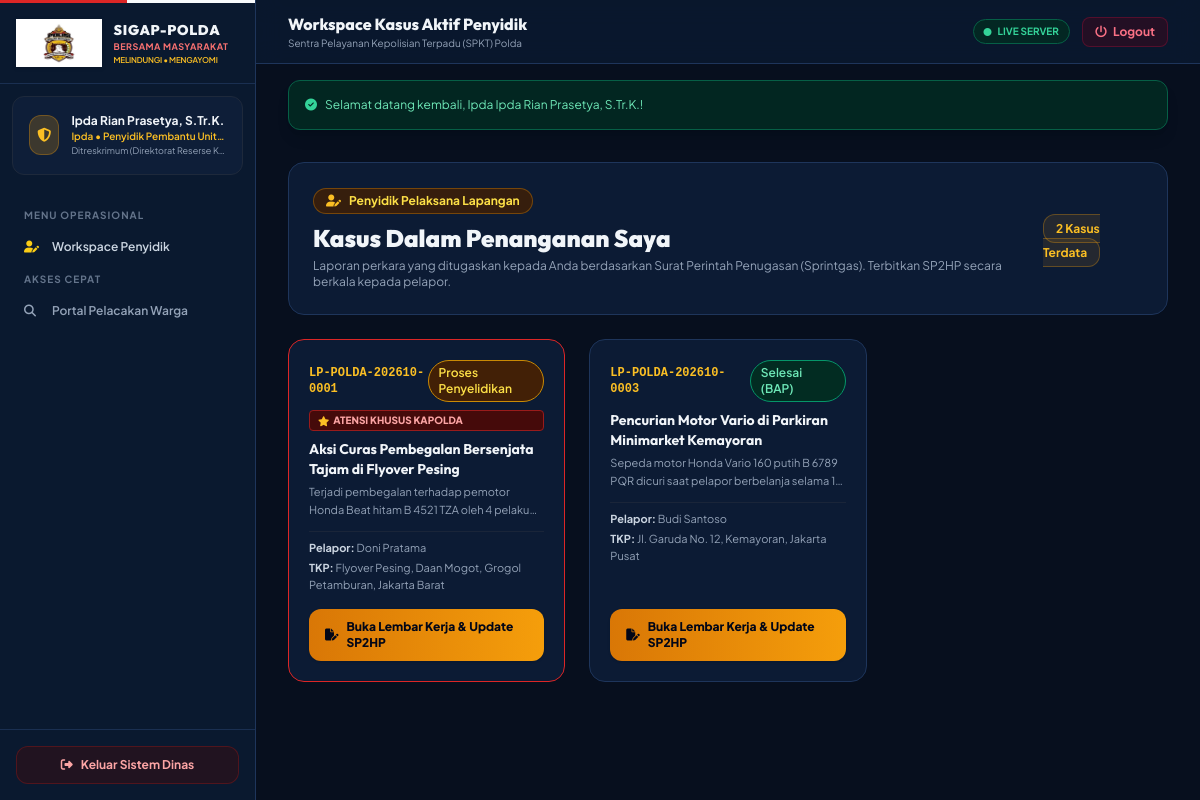
The page /public/investigator (signed in) on the database its author committed.
### tables this page shows
CREATE TABLE IF NOT EXISTS `users` (
    `id` INT AUTO_INCREMENT PRIMARY KEY,
    `nrp` VARCHAR(50) NULL UNIQUE COMMENT 'Nomor Registrasi Pokok Anggota Polri (kosong jika warga)',
    `nik` VARCHAR(16) NULL UNIQUE COMMENT 'NIK KTP Pelapor (kosong jika personil dinas)',
    `name` VARCHAR(150) NOT NULL,
    `email` VARCHAR(100) NULL,
    `phone` VARCHAR(25) NOT NULL,
    `password_hash` VARCHAR(255) NOT NULL,
    `role` ENUM(
        'ROLE_CITIZEN',
        'ROLE_SPKT_OPERATOR',
        'ROLE_CYBER_HUMAS',
        'ROLE_SATKER_HEAD',
        'ROLE_SATKER_ADMIN',
        'ROLE_INVESTIGATOR',
        'ROLE_INTERNAL_AFFAIRS',
        'ROLE_EXECUTIVE',
        'ROLE_SUPERADMIN'
    ) NOT NULL DEFAULT 'ROLE_CITIZEN',
    `satker_id` INT NULL,
    `rank` VARCHAR(50) NULL COMMENT 'Pangkat Personil: Bripka, Iptu, Kombes, Irjen, dll',
    `position` VARCHAR(100) NULL COMMENT 'Jabatan struktural',
    `avatar_url` VARCHAR(255) NULL,
    `is_active` TINYINT(1) NOT NULL DEFAULT 1,
    `created_at` TIMESTAMP DEFAULT CURRENT_TIMESTAMP,
    `updated_at` TIMESTAMP DEFAULT CURRENT_TIMESTAMP ON UPDATE CURRENT_TIMESTAMP,
    CONSTRAINT `fk_users_satker` FOREIGN KEY (`satker_id`) REFERENCES `satkers`(`id`) ON DELETE SET NULL,
    INDEX `idx_users_role` (`role`),
    INDEX `idx_users_nik` (`nik`),
    INDEX `idx_users_phone` (`phone`)
);

CREATE TABLE IF NOT EXISTS `satkers` (
    `id` INT AUTO_INCREMENT PRIMARY KEY,
    `parent_id` INT NULL,
    `type` ENUM('POLDA', 'DIREKTORAT', 'POLRES', 'POLSEK') NOT NULL DEFAULT 'POLRES',
    `code` VARCHAR(50) NOT NULL UNIQUE,
    `name` VARCHAR(150) NOT NULL,
    `address` TEXT NULL,
    `phone` VARCHAR(30) NULL,
    `latitude` DECIMAL(10, 8) NULL,
    `longitude` DECIMAL(11, 8) NULL,
    `created_at` TIMESTAMP DEFAULT CURRENT_TIMESTAMP,
    CONSTRAINT `fk_satkers_parent` FOREIGN KEY (`parent_id`) REFERENCES `satkers`(`id`) ON DELETE SET NULL
);

CREATE TABLE IF NOT EXISTS `reports` (
    `id` INT AUTO_INCREMENT PRIMARY KEY,
    `ticket_number` VARCHAR(50) NOT NULL UNIQUE COMMENT 'Format: LP-POLDA-YYYYMM-XXXX',
    `security_pin` VARCHAR(6) NOT NULL COMMENT 'PIN 6-digit untuk pelacakan tiket publik',
    `source_channel` ENUM(
        'WEB_PORTAL',
        'WHATSAPP_BOT',
        'TWITTER_X',
        'INSTAGRAM',
        'FACEBOOK',
        'TIKTOK',
        'CALL_CENTER_110'
    ) NOT NULL DEFAULT 'WEB_PORTAL',
    `social_feed_id` INT NULL,
    `social_post_url` VARCHAR(255) NULL,
    `reporter_id` INT NULL,
    `is_anonymous` TINYINT(1) NOT NULL DEFAULT 0 COMMENT '1: Rahasiakan identitas dari publik/terlapor',
    `reporter_name_raw` VARCHAR(150) NOT NULL,
    `reporter_nik_raw` VARCHAR(16) NULL,
    `reporter_phone` VARCHAR(25) NOT NULL,
    `category_id` INT NOT NULL,
    `title` VARCHAR(200) NOT NULL,
    `description` TEXT NOT NULL,
    `incident_date` DATE NOT NULL,
    `incident_time` TIME NULL,
    `incident_location` TEXT NOT NULL,
    `latitude` DECIMAL(10, 8) NULL,
    `longitude` DECIMAL(11, 8) NULL,
    `current_satker_id` INT NULL,
    `assigned_investigator_id` INT NULL,
    `status` ENUM(
        'DRAFT',
        'SUBMITTED',
        'VERIFIED_SPKT',
        'DISPATCHED',
        'ASSIGNED',
        'INVESTIGATING',
        'CLOSED',
        'REJECTED'
    ) NOT NULL DEFAULT 'SUBMITTED',
    `urgency_level` ENUM('NORMAL', 'HIGH', 'EMERGENCY') NOT NULL DEFAULT 'NORMAL',
    `is_kapolda_attention` TINYINT(1) NOT NULL DEFAULT 0,
    `kapolda_attention_at` DATETIME NULL,
    `rejection_reason` TEXT NULL,
    `sla_deadline` DATETIME NULL,
    `closed_at` DATETIME NULL,
    `created_at` TIMESTAMP DEFAULT CURRENT_TIMESTAMP,
    `updated_at` TIMESTAMP DEFAULT CURRENT_TIMESTAMP ON UPDATE CURRENT_TIMESTAMP,
    CONSTRAINT `fk_reports_reporter` FOREIGN KEY (`reporter_id`) REFERENCES `users`(`id`) ON DELETE SET NULL,
    CONSTRAINT `fk_reports_category` FOREIGN KEY (`category_id`) REFERENCES `report_categories`(`id`),
    CONSTRAINT `fk_reports_satker` FOREIGN KEY (`current_satker_id`) REFERENCES `satkers`(`id`) ON DELETE SET NULL,
    CONSTRAINT `fk_reports_investigator` FOREIGN KEY (`assigned_investigator_id`) REFERENCES `users`(`id`) ON DELETE SET NULL,
    CONSTRAINT `fk_reports_social` FOREIGN KEY (`social_feed_id`) REFERENCES `social_feeds`(`id`) ON DELETE SET NULL,
    INDEX `idx_reports_ticket` (`ticket_number`),
    INDEX `idx_reports_status` (`status`),
    INDEX `idx_reports_kapolda` (`is_kapolda_attention`),
    INDEX `idx_reports_created` (`created_at`)
);

### app/views/backoffice/investigator_list.php (the view, shortened to what the rows shown need)
<div class="space-y-6">
  <div class="flex flex-col sm:flex-row sm:items-center justify-between gap-4 polri-glass-card p-6 rounded-2xl border border-[#1E355B]">
    <div>
      <h2 class="text-xl sm:text-2xl font-black text-slate-100 font-heading">
        Kasus Dalam Penanganan Saya
      </h2>
    </div>
  </div>
  <div class="grid md:grid-cols-2 lg:grid-cols-3 gap-6">
    <?php if (empty($reports)): ?>
      <div class="col-span-full text-center py-12 polri-glass-card rounded-2xl text-slate-500 text-xs">
        <i class="fas fa-folder-open text-3xl mb-2 text-slate-600 block"></i>
        Saat ini tidak ada laporan perkara yang sedang Anda tangani.
      </div>
    <?php else: ?>
      <?php foreach ($reports as $r): ?>
        <div class="polri-glass-card rounded-2xl p-5 border <?= $r['is_kapolda_attention'] ? 'border-red-600 animate-kapolda-pulse' : 'border-[#1E355B]' ?> flex flex-col justify-between">
          <div>
            <div class="flex items-center justify-between mb-2">
              <span class="font-mono font-bold text-amber-400 text-xs"><?= htmlspecialchars($r['ticket_number']) ?></span>
              <?= \App\Config\Constants::getStatusBadge($r['status']) ?>
            </div>
            <?php if ($r['is_kapolda_attention']): ?>
              <div class="mb-2 px-2 py-0.5 rounded bg-red-950 text-red-300 border border-red-800 text-[10px] font-black flex items-center gap-1">
                <i class="fas fa-star text-amber-400"></i> ATENSI KHUSUS KAPOLDA
              </div>
            <?php endif; ?>
            <h3 class="text-sm font-bold text-slate-100 mb-1 line-clamp-2"><?= htmlspecialchars($r['title']) ?></h3>
            <p class="text-[11px] text-slate-400 line-clamp-2 mb-3 leading-relaxed"><?= htmlspecialchars($r['description']) ?></p>
            <div class="text-[11px] text-slate-400 space-y-1 border-t border-slate-800/80 pt-2 mb-4">
              <div><b class="text-slate-300">Pelapor:</b> <?= htmlspecialchars($r['is_anonymous'] ? 'Whistleblower (Disamarkan)' : $r['reporter_name_raw']) ?></div>
              <div><b class="text-slate-300">TKP:</b> <?= htmlspecialchars($r['incident_location']) ?></div>
            </div>
          </div>
          <div>
            <a href="<?= $baseUrl ?>/investigator/detail/<?= $r['id'] ?>"
               class="w-full py-2.5 px-4 bg-gradient-to-r from-amber-600 to-amber-500 hover:from-amber-500 hover:to-amber-400 text-slate-950 font-black rounded-xl text-xs transition-all shadow flex items-center justify-center gap-2">
              <i class="fas fa-file-pen"></i>
              <span>Buka Lembar Kerja & Update SP2HP</span>
            </a>
          </div>
        </div>
      <?php endforeach; ?>
    <?php endif; ?>
  </div>
</div>

### app/config/Constants.php (shortened to what the rows shown need)
<?php
class Constants
{
    public static function getStatusBadge(string $status): string
    {
        return match ($status) {
            self::STATUS_DRAFT => '<span class="px-2.5 py-1 text-xs font-semibold rounded-full bg-slate-800 text-slate-300 border border-slate-700">Draf</span>',
            self::STATUS_SUBMITTED => '<span class="px-2.5 py-1 text-xs font-semibold rounded-full bg-blue-950 text-blue-300 border border-blue-800 animate-pulse">Menunggu Verifikasi</span>',
            self::STATUS_VERIFIED_SPKT => '<span class="px-2.5 py-1 text-xs font-semibold rounded-full bg-indigo-950 text-indigo-300 border border-indigo-800">Terverifikasi SPKT</span>',
            self::STATUS_DISPATCHED => '<span class="px-2.5 py-1 text-xs font-semibold rounded-full bg-amber-950 text-amber-300 border border-amber-700">Didisposisikan</span>',
            self::STATUS_ASSIGNED => '<span class="px-2.5 py-1 text-xs font-semibold rounded-full bg-cyan-950 text-cyan-300 border border-cyan-700">Penunjukan Penyidik</span>',
            self::STATUS_INVESTIGATING => '<span class="px-2.5 py-1 text-xs font-semibold rounded-full bg-yellow-950 text-yellow-300 border border-yellow-600">Proses Penyelidikan</span>',
            self::STATUS_CLOSED => '<span class="px-2.5 py-1 text-xs font-semibold rounded-full bg-emerald-950 text-emerald-300 border border-emerald-600">Selesai (BAP)</span>',
            self::STATUS_REJECTED => '<span class="px-2.5 py-1 text-xs font-semibold rounded-full bg-rose-950 text-rose-300 border border-rose-800">Ditolak</span>',
            default => '<span class="px-2.5 py-1 text-xs font-semibold rounded-full bg-gray-800 text-gray-300">'.htmlspecialchars($status, ENT_QUOTES, 'UTF-8').'</span>'
        };
    }
}

### app/views/layouts/admin.php (shortened to what the rows shown need)
<!DOCTYPE html>
<html lang="id">
<head>
  <script src="https://cdn.tailwindcss.com"></script>
  <link rel="stylesheet" href="https://cdnjs.cloudflare.com/ajax/libs/font-awesome/6.5.1/css/all.min.css">
  <link rel="stylesheet" href="https://unpkg.com/leaflet@1.9.4/dist/leaflet.css" />
  <link rel="stylesheet" href="<?= $baseUrl ?>/assets/css/custom-polri.css">
</head>
<body class="bg-[#070F1E] text-slate-100 min-h-screen flex selection:bg-amber-500 selection:text-slate-950">
  <aside class="w-64 bg-[#0A192F] border-r border-[#1E355B] flex flex-col justify-between flex-shrink-0 min-h-screen sticky top-0 hidden md:flex">
    <div>
      <div class="p-4 mx-3 my-3 rounded-xl bg-[#0E1E38] border border-slate-800 flex items-center gap-3">
        <div class="overflow-hidden">
          <div class="text-xs font-bold text-slate-100 truncate"><?= htmlspecialchars($authUser['name'] ?? 'Personil') ?></div>
          <div class="text-[10px] text-amber-400 font-semibold truncate"><?= htmlspecialchars($authUser['rank'] ?? 'Polri') ?> • <?= htmlspecialchars($authUser['position'] ?? 'Staf') ?></div>
          <div class="text-[9px] text-slate-400 truncate"><?= htmlspecialchars($authUser['satker_name'] ?? 'Polda') ?></div>
        </div>
      </div>
    </div>
  </aside>
  <div class="flex-1 flex flex-col min-w-0">
    <header class="h-16 bg-[#0A192F]/90 border-b border-[#1E355B] px-4 sm:px-8 flex items-center justify-between sticky top-0 z-40 backdrop-blur-md">
      <div class="flex items-center gap-3">
        <div>
          <h1 class="text-sm sm:text-base font-extrabold text-slate-100 font-heading">
            <?= htmlspecialchars($pageTitle ?? 'Dashboard Operasional') ?>
          </h1>
        </div>
      </div>
    </header>
    <main class="flex-1 p-4 sm:p-8">
      <?= $content ?>
    </main>
  </div>
</body>
</html>

### rows shown on the page
users: name "Ipda Rian Prasetya, S.Tr.K.", rank "Ipda", position "Penyidik Pembantu Unit…", satker.name "Ditreskrimum (Direktorat Reserse K…"
reports: ticket_number "LP-POLDA-202610-0001", status "Proses Penyelidikan", is_kapolda_attention 1 (drawn), title "Aksi Curas Pembegalan Bersenjata Tajam di Flyover Pesing", description "Terjadi pembegalan terhadap pemotor Honda Beat hitam B 4521 TZA oleh 4…", reporter_name_raw "Doni Pratama", incident_location "Flyover Pesing, Daan Mogot, Grogol Petamburan, Jakarta Barat"
reports: ticket_number "LP-POLDA-202610-0003", status "Selesai (BAP)", title "Pencurian Motor Vario di Parkiran Minimarket Kemayoran", description "Sepeda motor Honda Vario 160 putih B 6789 PQR dicuri saat pelapor berbelanja selama…", reporter_name_raw "Budi Santoso", incident_location "Jl. Garuda No. 12, Kemayoran, Jakarta Pusat"

### other values the page prints
$pageTitle "Workspace Kasus Aktif Penyidik"
count($reports) "2"
